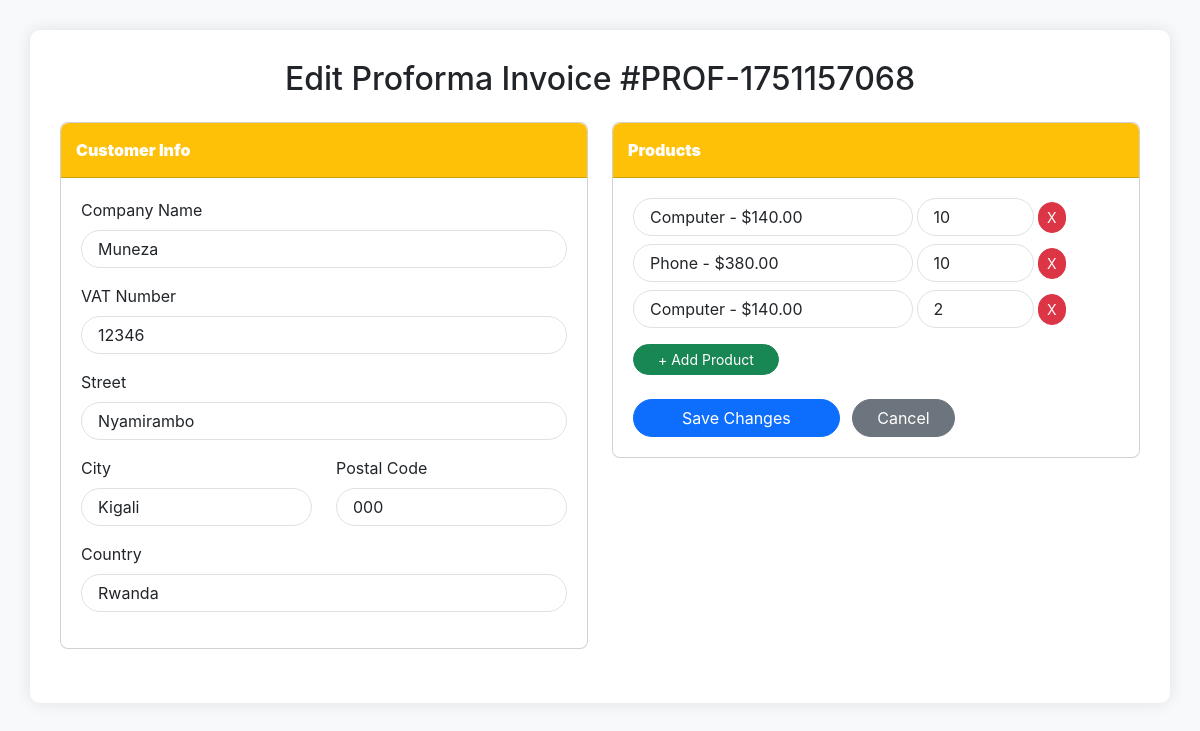
Page /edits/edit_proforma.php?invoice=PROF-1751157068 (signed in) on the committed database.
### tables this page shows
CREATE TABLE `proforma_invoices` (
  `id` int(11) NOT NULL,
  `invoice_number` varchar(50) NOT NULL,
  `company` varchar(100) NOT NULL,
  `vat` varchar(50) DEFAULT NULL,
  `street` varchar(100) DEFAULT NULL,
  `city` varchar(50) DEFAULT NULL,
  `postal_code` varchar(20) DEFAULT NULL,
  `country` varchar(50) DEFAULT NULL,
  `status` varchar(20) DEFAULT 'pending',
  `created_by` int(11) NOT NULL,
  `created_at` timestamp NOT NULL DEFAULT current_timestamp()
);

CREATE TABLE `proforma_items` (
  `id` int(11) NOT NULL,
  `invoice_id` int(11) NOT NULL,
  `product_id` int(11) NOT NULL,
  `quantity` int(11) NOT NULL,
  `unit_price` decimal(10,2) NOT NULL,
  `total_price` decimal(12,2) NOT NULL
);

CREATE TABLE `products` (
  `id` int(11) NOT NULL,
  `name` varchar(100) NOT NULL,
  `category` varchar(100) DEFAULT NULL,
  `sku` varchar(50) DEFAULT NULL,
  `description` text DEFAULT NULL,
  `cost_price` decimal(10,2) DEFAULT 0.00,
  `price` decimal(10,2) NOT NULL,
  `quantity` int(11) NOT NULL DEFAULT 0,
  `low_stock` int(11) DEFAULT 5,
  `supplier` varchar(100) DEFAULT NULL,
  `image` varchar(255) DEFAULT NULL,
  `created_by` int(11) DEFAULT NULL,
  `created_at` timestamp NOT NULL DEFAULT current_timestamp()
);

### edits/edit_proforma.php (the view, shortened to what this page needs)
<?php
include_once "../config/config.php";
$invoice_number = mysqli_real_escape_string($conn, $_GET['invoice']);
$invoice_query = mysqli_query($conn, "
    SELECT *
    FROM proforma_invoices
    WHERE invoice_number = '$invoice_number'
");
$invoice_data = mysqli_fetch_assoc($invoice_query);
$invoice_id = $invoice_data['id'];
$items_query = mysqli_query($conn, "
    SELECT pti.*, p.name AS product_name, p.price AS product_price
    FROM proforma_items pti
    JOIN products p ON pti.product_id = p.id
    WHERE pti.invoice_id = $invoice_id
");
$proforma_items = [];
while ($item = mysqli_fetch_assoc($items_query)) {
    $proforma_items[] = $item;
}
$all_products_query = mysqli_query($conn, "SELECT id, name, price FROM products");
$all_products = [];
while ($p = mysqli_fetch_assoc($all_products_query)) {
    $all_products[] = $p;
}
?>
<!DOCTYPE html>
<html lang="en">
<head>
    <link href="https://cdn.jsdelivr.net/npm/bootstrap@5.3.0/dist/css/bootstrap.min.css" rel="stylesheet">
</head>
<body>
    <div class="container">
        <h2 class="mb-4 text-center">Edit Proforma Invoice #<?php echo htmlspecialchars($invoice_data['invoice_number']); ?></h2>
        <form action="UpdateProforma.php" method="POST">
            <div class="row">
                <div class="col-lg-6">
                    <div class="card rounded-3 mb-4">
                        <div class="card-header"><strong>Customer Info</strong></div>
                        <div class="card-body card-block">
                            <div class="form-group mb-3">
                                <label class="form-label">Company Name</label>
                                <input type="text" name="company" class="form-control rounded-pill px-3" value="<?php echo htmlspecialchars($invoice_data['company']); ?>" required>
                            </div>
                            <div class="form-group mb-3">
                                <label class="form-label">VAT Number</label>
                                <input type="text" name="vat" class="form-control rounded-pill px-3" value="<?php echo htmlspecialchars($invoice_data['vat']); ?>">
                            </div>
                            <div class="form-group mb-3">
                                <label class="form-label">Street</label>
                                <input type="text" name="street" class="form-control rounded-pill px-3" value="<?php echo htmlspecialchars($invoice_data['street']); ?>">
                            </div>
                            <div class="row form-group mb-3">
                                <div class="col-6">
                                    <label class="form-label">City</label>
                                    <input type="text" name="city" class="form-control rounded-pill px-3" value="<?php echo htmlspecialchars($invoice_data['city']); ?>">
                                </div>
                                <div class="col-6">
                                    <label class="form-label">Postal Code</label>
                                    <input type="text" name="postal_code" class="form-control rounded-pill px-3" value="<?php echo htmlspecialchars($invoice_data['postal_code']); ?>">
                                </div>
                            </div>
                            <div class="form-group mb-3">
                                <label class="form-label">Country</label>
                                <input type="text" name="country" class="form-control rounded-pill px-3" value="<?php echo htmlspecialchars($invoice_data['country']); ?>">
                            </div>
                        </div>
                    </div>
                </div>
                <div class="col-lg-6">
                    <div class="card rounded-3 mb-4">
                        <div class="card-header"><strong>Products</strong></div>
                        <div class="card-body card-block">
                            <div id="productRows">
                                <?php if (empty($proforma_items)) : ?>
                                    <div class="form-row mb-2 product-row d-flex align-items-center">
                                        <div class="col-7 pe-1">
                                            <select name="products[]" class="form-control rounded-pill px-3" required>
                                                <option value="">-- Select Product --</option>
                                                <?php foreach ($all_products as $p) : ?>
                                                    <option value="<?php echo htmlspecialchars($p['id']); ?>">
                                                        <?php echo htmlspecialchars($p['name']); ?> - $<?php echo htmlspecialchars($p['price']); ?>
                                                    </option>
                                                <?php endforeach; ?>
                                            </select>
                                        </div>
                                        <div class="col-3 pe-1">
                                            <input type="number" name="quantities[]" class="form-control rounded-pill px-3" placeholder="Qty" required min="1">
                                        </div>
                                        <div class="col-2 ps-0">
                                            <button type="button" class="btn btn-danger btn-sm removeRow rounded-pill">X</button>
                                        </div>
                                    </div>
                                <?php else : ?>
                                    <?php foreach ($proforma_items as $item) : ?>
                                        <div class="form-row mb-2 product-row d-flex align-items-center">
                                            <div class="col-7 pe-1">
                                                <select name="products[]" class="form-control rounded-pill px-3" required>
                                                    <?php foreach ($all_products as $p) : ?>
                                                        <option value="<?php echo htmlspecialchars($p['id']); ?>"
                                                            <?php echo ($p['id'] == $item['product_id']) ? 'selected' : ''; ?>>
                                                            <?php echo htmlspecialchars($p['name']); ?> - $<?php echo htmlspecialchars($p['price']); ?>
                                                        </option>
                                                    <?php endforeach; ?>
                                                </select>
                                            </div>
                                            <div class="col-3 pe-1">
                                                <input type="number" name="quantities[]" class="form-control rounded-pill px-3" placeholder="Qty" value="<?php echo htmlspecialchars($item['quantity']); ?>" required min="1">
                                            </div>
                                            <div class="col-2 ps-0">
                                                <button type="button" class="btn btn-danger btn-sm removeRow rounded-pill">X</button>
                                            </div>
                                        </div>
                                    <?php endforeach; ?>
                                <?php endif; ?>
                            </div>
                            <div class="form-group mt-3">
                                <button type="button" class="btn btn-success btn-sm rounded-pill px-4" id="addProduct">+ Add Product</button>
                            </div>
                            <div class="form-group text-right mt-4">
                                <button type="submit" class="btn btn-primary rounded-pill px-5">Save Changes</button>
                                <a href="view_proforma.php?invoice=<?php echo htmlspecialchars($invoice_data['invoice_number']); ?>" class="btn btn-secondary rounded-pill px-4 ms-2">Cancel</a>
                            </div>
                        </div>
                    </div>
                </div>
            </div>
        </form>
    </div>
</body>
</html>

### edits/edit_proforma.php (style rules this page uses)
body { font-family: 'Inter', sans-serif; background-color: #f8f9fa; }
.container { margin-top: 30px; margin-bottom: 30px; background-color: #ffffff; padding: 30px; border-radius: 10px; box-shadow: 0 0 15px rgba(0, 0, 0, 0.1); }
.card-header { background-color: #ffc107; color: white; font-weight: bold; border-radius: 8px 8px 0 0 !important; padding: 15px; }
.card-body { padding: 20px; }
.product-row .form-control { border-radius: 5px; }
.btn-danger, .btn-success { border-radius: 5px; }

### rows in the picture
proforma_invoices: invoice_number "PROF-1751157068", company "Muneza", vat "12346", street "Nyamirambo", city "Kigali", postal_code "000", country "Rwanda"
proforma_items: product.name "Computer - $140.00", quantity "10"
proforma_items: product.name "Phone - $380.00", quantity "10"
proforma_items: product.name "Computer - $140.00", quantity "2"
